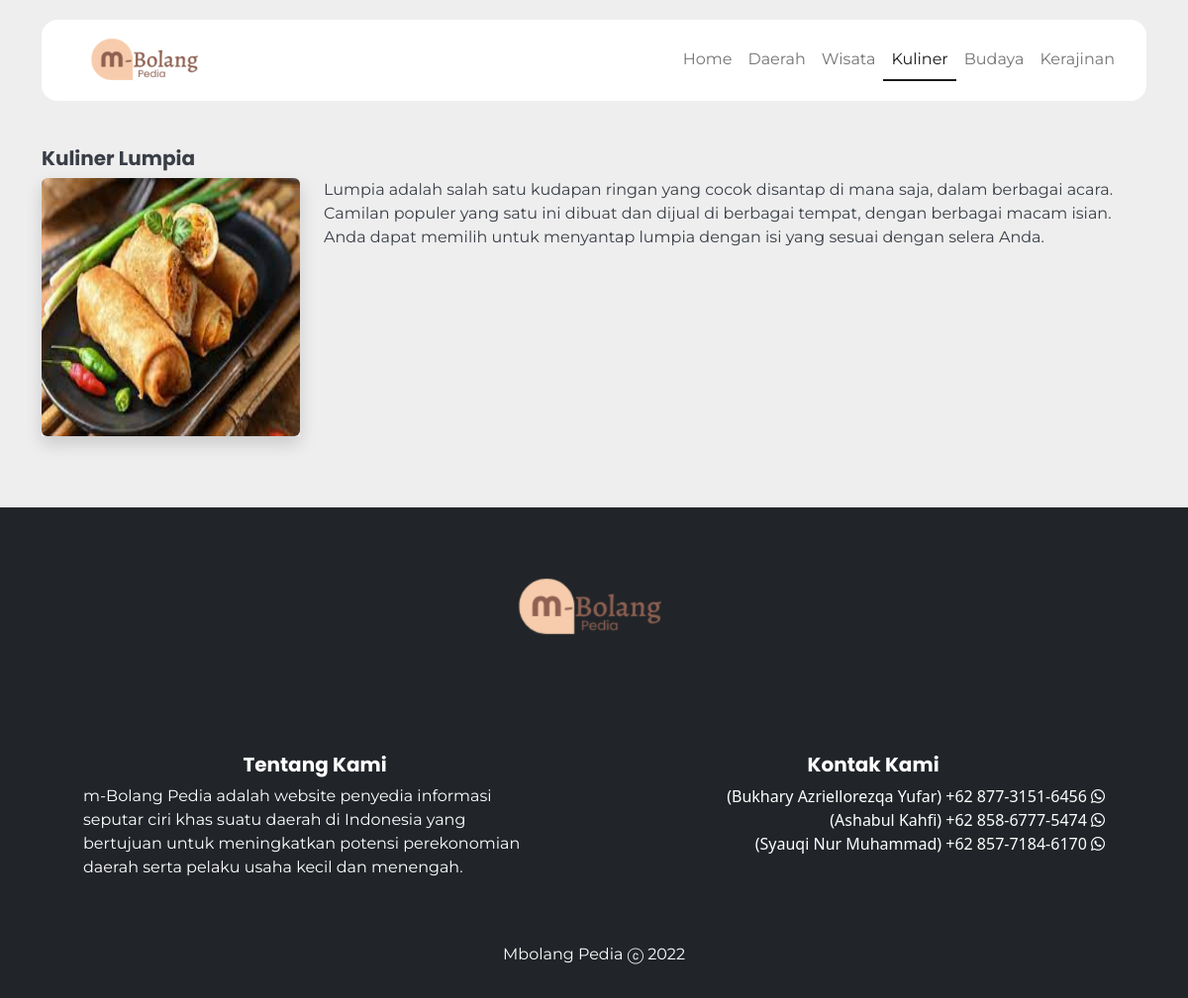
Page /Kuliner/1 on the committed database.
### tables this page shows
CREATE TABLE `tb_kuliner` (
  `id_kuliner` int(11) NOT NULL,
  `name_kuliner` varchar(64) NOT NULL,
  `image_kuliner` varchar(255) NOT NULL,
  `description_kuliner` text NOT NULL,
  `date_created` date NOT NULL,
  `id_kota` int(11) NOT NULL
);

### application/controllers/Home.php (called while the page is built, shortened)
<?php
class Home extends CI_Controller
{
	public function detail_kuliner($id)
	{
		$data['title'] = 'Kuliner';
		$data['kuliner'] = $this->M_Crud->detail_kuliner($id)->row_array();
		$this->load->view('template/V_Hhome', $data);
		$this->load->view('home/V_detailKuliner', $data);
		$this->load->view('template/V_Fhome', $data);
	}
}

### index.php (called while the page is built, shortened)
<?php
require_once BASEPATH.'core/CodeIgniter.php';

### application/models/M_Crud.php (called while the page is built, shortened)
<?php
class M_crud extends CI_Model
{
	function detail_kuliner($id)
	{
		$this->db->select('*');
		$this->db->from('tb_kuliner');
		$this->db->where('id_kuliner', $id);
		return $this->db->get();
	}
}

### application/views/home/V_detailKuliner.php (the view)
<div class="container" style="margin-top: 66px !important;">
	<h5><?= $title ?> <?= $kuliner['name_kuliner'] ?></h5>
	<div class="row">
		<div class="col-3 mb-4 ">
			<div class="shadow ratio ratio-1x1 " style="height:auto !important ;">
				<a href="">
					<img src="<?= base_url('assets/kuliner/') . $kuliner['image_kuliner'] ?> " class=" bg-img rounded w-100 h-100 top-0 ">
				</a>
			</div>
		</div>
		<div class="col-9 mb-4 ">
			<p><?= $kuliner['description_kuliner'] ?></p>
		</div>
	</div>
</div>

### application/views/template/V_Hhome.php (style rules this page uses)
body { background-color: #EEEEEE; }
a, p, span, label { font-family: 'Montserrat', sans-serif !important; color: #393E46; }
h1, h2, h3, h4, h5, h6 { font-family: 'Poppins', sans-serif !important; font-weight: bold !important; color: #393E46 !important; }
.ratio { height: auto; overflow: hidden; }
.bg-img { transition: transform .5s ease; }

### rows in the picture
tb_kuliner: name_kuliner "Lumpia", image_kuliner (picture), description_kuliner "Lumpia adalah salah satu kudapan ringan yang cocok disantap di mana saja, dalam berbagai acara. Camilan populer yang satu ini dibuat dan dijual di berbagai tempat, dengan berbagai macam isian. Anda dapat memilih untuk menyantap lumpia dengan isi yang sesuai dengan selera Anda."

### other values in the picture
$title "Kuliner"
